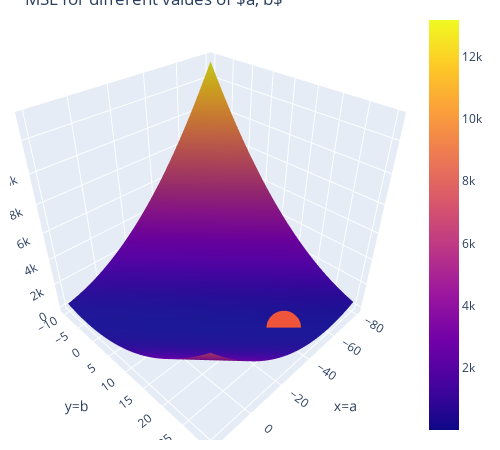

Here is the notebook cell this chart was saved with:
### Markdown cell above
Computes 3D loss surface

### Code cell
# just run this cell
import itertools
import plotly.graph_objects as go

def mse_linear(a, b, data_linear):
    data_x, data_y = data_linear.iloc[:,0], data_linear.iloc[:,1] # brittle
    return np.mean(np.array([(y - (a+b*x)) ** 2 for x, y in zip(data_x, data_y)]), axis=0)

a_values = np.linspace(-80, 20, 80)
b_values = np.linspace(-10,30, 80)
mse_values = [mse_linear(a, b, data_linear) \
              for a, b in itertools.product(a_values, b_values)]
mse_values = np.reshape(mse_values, (len(a_values), len(b_values)), order='F')

# optimal point
data_x, data_y = data_linear.iloc[:,0], data_linear.iloc[:,1] # brittle
b_hat = np.corrcoef(data_x, data_y)[0, 1] * np.std(data_y) / np.std(data_x)
a_hat = np.mean(data_y) - b_hat * np.mean(data_x)
fig_lin = go.Figure(data=[go.Surface(x=a_values, y=b_values, z=mse_values,name='z=loss')])
fig_lin.add_trace(go.Scatter3d(x=[a_hat], y=[b_hat], z=[mse_linear(a_hat, b_hat, data_linear)],
                           mode='markers', marker=dict(size=12),name='theta hat'))

fig_lin.update_layout(
    title=r'MSE for different values of $a, b$',
    autosize=False,
    scene = dict(
                    xaxis_title='x=a',
                    yaxis_title='y=b',
                    zaxis_title='z=MSE'),
                    width=500,
                    margin=dict(r=20, b=10, l=10, t=10))
fig_lin.show()

### Figure 1 — Plotly figure (JSON) as saved in the notebook; plotly's stock layout.template omitted (floating-point values rounded to 4 significant figures; data arrays with more than 128 entries replaced by an {"elided": "..."} marker saying what was removed)
{"data": [{"name": "z=loss", "type": "surface", "x": [-80, -78.73, -77.47, -76.2, -74.94, -73.67, -72.41, -71.14, -69.87, -68.61, -67.34, -66.08, -64.81, -63.54, -62.28, -61.01, -59.75, -58.48, -57.22, -55.95, -54.68, -53.42, -52.15, -50.89, -49.62, -48.35, -47.09, -45.82, -44.56, -43.29, -42.03, -40.76, -39.49, -38.23, -36.96, -35.7, -34.43, -33.16, -31.9, -30.63, -29.37, -28.1, -26.84, -25.57, -24.3, -23.04, -21.77, -20.51, -19.24, -17.97, -16.71, -15.44, -14.18, -12.91, -11.65, -10.38, -9.114, -7.848, -6.582, -5.316, -4.051, -2.785, -1.519, -0.2532, 1.013, 2.278, 3.544, 4.81, 6.076, 7.342, 8.608, 9.873, 11.14, 12.41, 13.67, 14.94, 16.2, 17.47, 18.73, 20], "y": [-10, -9.494, -8.987, -8.481, -7.975, -7.468, -6.962, -6.456, -5.949, -5.443, -4.937, -4.43, -3.924, -3.418, -2.911, -2.405, -1.899, -1.392, -0.8861, -0.3797, 0.1266, 0.6329, 1.139, 1.646, 2.152, 2.658, 3.165, 3.671, 4.177, 4.684, 5.19, 5.696, 6.203, 6.709, 7.215, 7.722, 8.228, 8.734, 9.241, 9.747, 10.25, 10.76, 11.27, 11.77, 12.28, 12.78, 13.29, 13.8, 14.3, 14.81, 15.32, 15.82, 16.33, 16.84, 17.34, 17.85, 18.35, 18.86, 19.37, 19.87, 20.38, 20.89, 21.39, 21.9, 22.41, 22.91, 23.42, 23.92, 24.43, 24.94, 25.44, 25.95, 26.46, 26.96, 27.47, 27.97, 28.48, 28.99, 29.49, 30], "z": {"elided": "80x80 float values"}}, {"marker": {"size": 12}, "mode": "markers", "name": "theta hat", "type": "scatter3d", "x": [-44.57], "y": [23.77], "z": [18.59]}], "layout": {"autosize": false, "height": 450, "margin": {"b": 10, "l": 10, "r": 20, "t": 10}, "scene": {"aspectmode": "auto", "aspectratio": {"x": 1, "y": 1, "z": 1}, "xaxis": {"title": {"text": "x=a"}, "type": "linear"}, "yaxis": {"title": {"text": "y=b"}, "type": "linear"}, "zaxis": {"title": {"text": "z=MSE"}, "type": "linear"}}, "title": {"text": "MSE for different values of $a, b$"}, "width": 500}}
